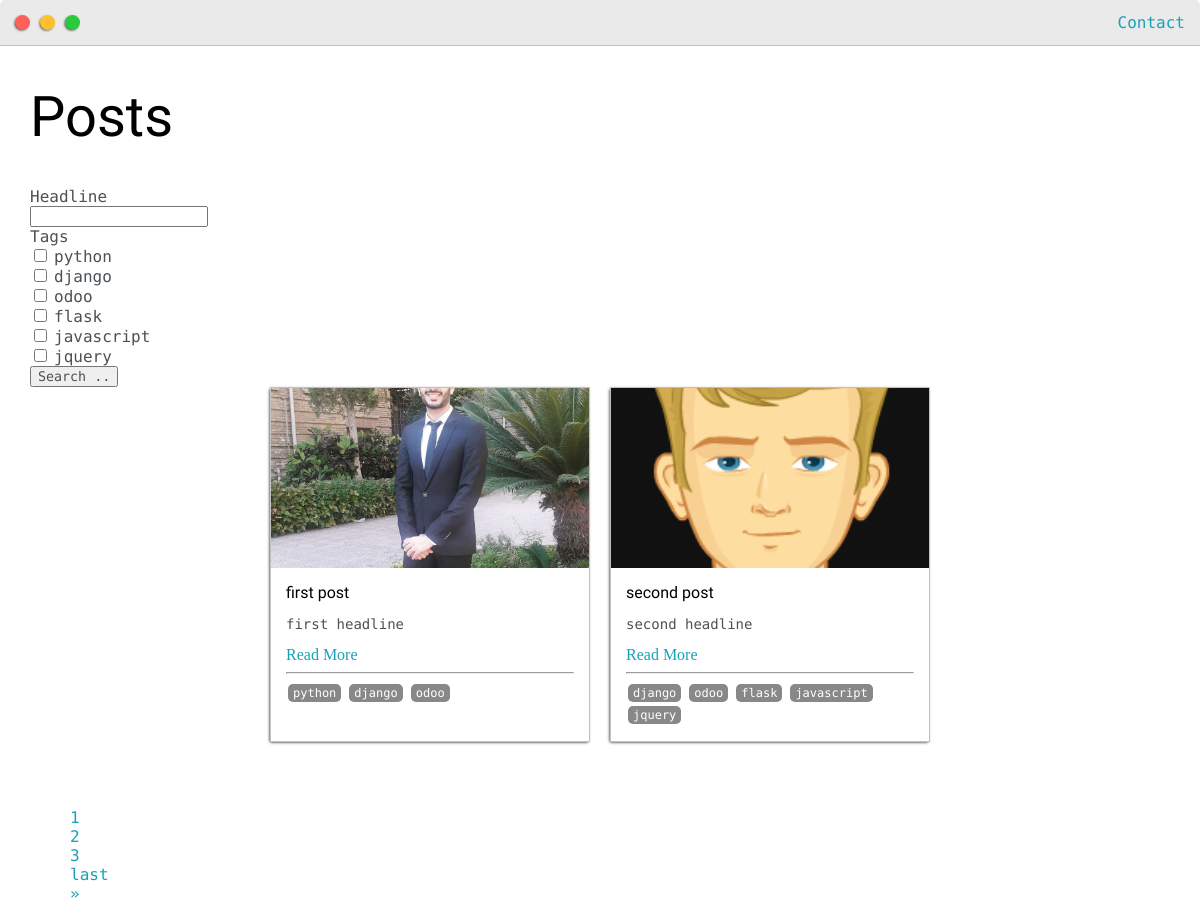
The page /posts on the database its author committed.
### base/models.py (models this page shows, shortened)
class Post(models.Model):
    headline = models.CharField(max_length=200)
    sub_headline = models.CharField(max_length=200, null=True, blank=True)
    thumbnail = models.ImageField(null=True, blank=True, upload_to='images', default='default.png')
    body = RichTextUploadingField(null=True, blank=True)
    created = models.DateTimeField(auto_now_add=True)
    active = models.BooleanField(default=False)
    featured = models.BooleanField(default=False)
    tags = models.ManyToManyField(Tag, null=True)
    slug = models.SlugField(null=True, blank=True)

class Tag(models.Model):
    name = models.CharField(max_length=200)
    def __str__(self):
        return self.name

### base/views.py (the view)
# urls.py: path('posts', views.posts, name='posts'),
def posts(request):
    posts = Post.objects.filter(active=True)
    myFilter = PostFilter(request.GET, queryset=posts)
    posts = myFilter.qs
    page = request.GET.get('page')
    paginator = Paginator(posts, 2)
    try:
        posts = paginator.page(page)
    except PageNotAnInteger:
        posts = paginator.page(1)
    except EmptyPage:
        posts = paginator.page(paginator.num_pages)
    context = {'posts': posts, 'myFilter': myFilter}
    return render(request, 'base/posts.html', context)

### base/templates/base/posts.html (shortened to what this page needs)
{% extends 'base/base.html' %}
{% load static %}
{% load crispy_forms_tags %}
{% block content %}
<div class="main-container">
    <h1>Posts</h1>
    <form id="searchForm" method="GET">
        {{ myFilter.form|crispy }}
        <input class="btn btn-primary" type="submit" value="Search ..">
    </form>
    <div class="post-wrapper">
        {% for post in posts %}
            <div class="post">
                <img class="thumbnail" src="{{ post.thumbnail.url }}" alt="">
                <div class="post-preview">
                    <h6 class="post-title">{{post.headline}}</h6>
                    <p class="post-intro">
                        {{ post.sub_headline }}
                    </p>
                    <a href="{% url 'post' post.slug %}">Read More</a>
                    <hr>
                    {% for tag in post.tags.all %}
                        <span class="tag">{{ tag }}</span>
                    {% endfor %}
                </div>
            </div>
        {% empty %}
            <h3>No posts found...</h3>
        {% endfor %}
    </div>
    <div class="row">
        {% if posts.has_other_pages %}
            <ul class="pagination">
                {% for i in posts.paginator.page_range %}
                    {% if posts.number == i %}
                        <li class="page-item">
                            <a class="active page-link">
                                {{ i }}
                            </a>
                        </li>
                    {% else %}
                        <li class="page-item">
                            <a data-page="{{i}}" href="?page={{i}}" class="page-link">
                                {{ i }}
                            </a>
                        </li>
                    {% endif %}
                {% endfor %}
                {% if posts.has_next %}
                    <li class="page-item">
                            <a data-page="{{posts.paginator.num_pages}}" href="?page={{posts.paginator.num_pages}}" class="page-link">
                                last
                            </a>
                        </li>
                    <li class="page-item">
                            <a data-page="{{posts.next_page_number}}" href="?page={{posts.next_page_number}}" class="page-link">
                                &raquo;
                            </a>
                        </li>
                {% endif %}
            </ul>
        {% endif %}
    </div>
</div>
{% endblock %}

### static/css/default.css (style rules this page uses)
:root { --mainColor:#eaeaea; --secondaryColor:#fff; --borderColor:#c1c1c1; --mainText:black; --secondaryText:#4b5156; --themeDotBorder:#24292e; --previewBg:rgba(251, 249, 243, 0.8); --previewShadow:#f0ead6; --buttonColor:black; }
html, body { padding: 0; margin: 0; }
body * { transition: 0.3s; }
h1, h2, h3, h4, h5, h6, strong { color: var(--mainText); font-family: 'Russo One', sans-serif; font-weight: 500; }
h1 { font-size: 56px; }
h6 { font-size: 16px; }
p, li, span, label, input, textarea { color: var(--secondaryText); font-family: 'Roboto Mono', monospace; }
a { text-decoration: none; color: #17a2b8; }
ul { list-style: none; }
.main-container { width: 1200px; margin: 0 auto; }
.post-wrapper { display: grid; grid-template-columns: repeat(auto-fit, 320px); gap: 20px; justify-content: center; padding-bottom: 50px; }
.thumbnail { display: block; width: 100%; height: 180px; object-fit: cover; }
.post { border: 1px solid var(--borderColor); -webkit-box-shadow:-1px 1px 3px -1px rgba(0,0,0.75) ; -moz-box-shadow:-1px 1px 3px -1px rgba(0,0,0.75) ; box-shadow: -1px 1px 3px -1px rgba(0,0,0.75); }
.post-preview { background-color: #fff; padding: 15px; }
.post-title { color: black; margin: 0; }
.post-intro { color: #4b5156; font-size: 14px; }
.tag { display:inline-block; color:#fff; background-color:#888; border-radius:5px; margin:2px; padding:2px 5px; font-size:12px; }
@media screen and (max-width: 1200px) { .main-container { width: 95%; } }

### rows shown on the page
Post: thumbnail (picture), headline "first post", sub_headline "first headline"
Tag: name "python"
Tag: name "django"
Tag: name "odoo"
Post: thumbnail (placeholder picture), headline "second post", sub_headline "second headline"
Tag: name "flask"
Tag: name "javascript"
Tag: name "jquery"

### other values the page prints
{{ i }} "1"
{{ i }} "2" "3"
